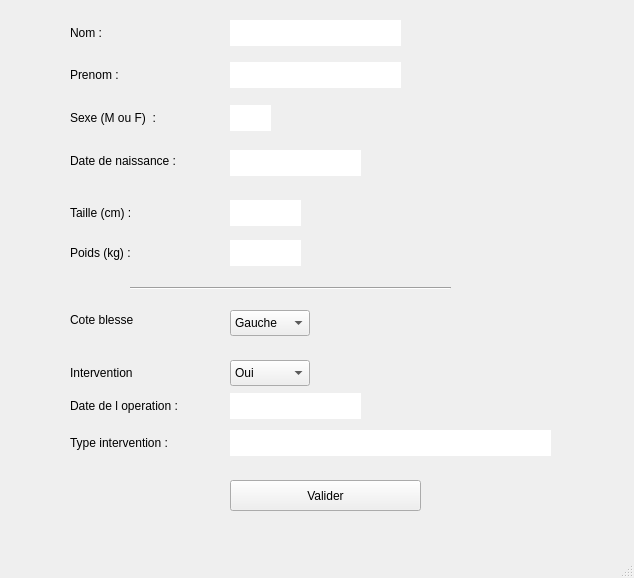
<?xml version="1.0" encoding="UTF-8"?>
<ui version="4.0">
 <class>ajoutPatient</class>
 <widget class="QMainWindow" name="ajoutPatient">
  <property name="geometry">
   <rect>
    <x>0</x>
    <y>0</y>
    <width>634</width>
    <height>578</height>
   </rect>
  </property>
  <property name="windowTitle">
   <string>MainWindow</string>
  </property>
  <widget class="QWidget" name="centralwidget">
   <widget class="QPushButton" name="pushButton">
    <property name="geometry">
     <rect>
      <x>230</x>
      <y>480</y>
      <width>191</width>
      <height>31</height>
     </rect>
    </property>
    <property name="text">
     <string>Valider</string>
    </property>
   </widget>
   <widget class="QLineEdit" name="lineEdit_nomPatient">
    <property name="geometry">
     <rect>
      <x>230</x>
      <y>20</y>
      <width>171</width>
      <height>26</height>
     </rect>
    </property>
    <property name="frame">
     <bool>false</bool>
    </property>
   </widget>
   <widget class="QLineEdit" name="lineEdit_prenom">
    <property name="geometry">
     <rect>
      <x>230</x>
      <y>62</y>
      <width>171</width>
      <height>26</height>
     </rect>
    </property>
    <property name="frame">
     <bool>false</bool>
    </property>
   </widget>
   <widget class="QLineEdit" name="lineEdit_sexe">
    <property name="geometry">
     <rect>
      <x>230</x>
      <y>105</y>
      <width>41</width>
      <height>26</height>
     </rect>
    </property>
    <property name="frame">
     <bool>false</bool>
    </property>
   </widget>
   <widget class="QLineEdit" name="lineEdit_typeIntervention">
    <property name="geometry">
     <rect>
      <x>230</x>
      <y>430</y>
      <width>321</width>
      <height>26</height>
     </rect>
    </property>
    <property name="frame">
     <bool>false</bool>
    </property>
   </widget>
   <widget class="QLineEdit" name="lineEdit_dateOperation">
    <property name="geometry">
     <rect>
      <x>230</x>
      <y>393</y>
      <width>131</width>
      <height>26</height>
     </rect>
    </property>
    <property name="frame">
     <bool>false</bool>
    </property>
   </widget>
   <widget class="QLineEdit" name="lineEdit_taille">
    <property name="geometry">
     <rect>
      <x>230</x>
      <y>200</y>
      <width>71</width>
      <height>26</height>
     </rect>
    </property>
    <property name="frame">
     <bool>false</bool>
    </property>
   </widget>
   <widget class="QLabel" name="label">
    <property name="geometry">
     <rect>
      <x>70</x>
      <y>105</y>
      <width>141</width>
      <height>26</height>
     </rect>
    </property>
    <property name="font">
     <font>
      <bold>false</bold>
     </font>
    </property>
    <property name="text">
     <string>Sexe (M ou F)  :</string>
    </property>
   </widget>
   <widget class="QLabel" name="label_dateOperation">
    <property name="geometry">
     <rect>
      <x>70</x>
      <y>393</y>
      <width>141</width>
      <height>26</height>
     </rect>
    </property>
    <property name="font">
     <font>
      <bold>false</bold>
     </font>
    </property>
    <property name="text">
     <string>Date de l operation :</string>
    </property>
   </widget>
   <widget class="QLabel" name="label_typeIntervention">
    <property name="geometry">
     <rect>
      <x>70</x>
      <y>430</y>
      <width>141</width>
      <height>26</height>
     </rect>
    </property>
    <property name="font">
     <font>
      <bold>false</bold>
     </font>
    </property>
    <property name="text">
     <string>Type intervention :</string>
    </property>
   </widget>
   <widget class="QLabel" name="label_4">
    <property name="geometry">
     <rect>
      <x>70</x>
      <y>240</y>
      <width>141</width>
      <height>26</height>
     </rect>
    </property>
    <property name="font">
     <font>
      <bold>false</bold>
     </font>
    </property>
    <property name="text">
     <string>Poids (kg) :</string>
    </property>
   </widget>
   <widget class="QLabel" name="label_5">
    <property name="geometry">
     <rect>
      <x>70</x>
      <y>200</y>
      <width>141</width>
      <height>26</height>
     </rect>
    </property>
    <property name="font">
     <font>
      <bold>false</bold>
     </font>
    </property>
    <property name="text">
     <string>Taille (cm) :</string>
    </property>
   </widget>
   <widget class="QLabel" name="label_6">
    <property name="geometry">
     <rect>
      <x>70</x>
      <y>62</y>
      <width>141</width>
      <height>26</height>
     </rect>
    </property>
    <property name="font">
     <font>
      <bold>false</bold>
     </font>
    </property>
    <property name="text">
     <string>Prenom :</string>
    </property>
   </widget>
   <widget class="QLabel" name="label_7">
    <property name="geometry">
     <rect>
      <x>70</x>
      <y>20</y>
      <width>141</width>
      <height>26</height>
     </rect>
    </property>
    <property name="font">
     <font>
      <bold>false</bold>
     </font>
    </property>
    <property name="text">
     <string>Nom :</string>
    </property>
   </widget>
   <widget class="QLineEdit" name="lineEdit_poids">
    <property name="geometry">
     <rect>
      <x>230</x>
      <y>240</y>
      <width>71</width>
      <height>26</height>
     </rect>
    </property>
    <property name="frame">
     <bool>false</bool>
    </property>
   </widget>
   <widget class="QLineEdit" name="lineEdit_dateNaissance">
    <property name="geometry">
     <rect>
      <x>230</x>
      <y>150</y>
      <width>131</width>
      <height>26</height>
     </rect>
    </property>
    <property name="frame">
     <bool>false</bool>
    </property>
   </widget>
   <widget class="QLabel" name="label_8">
    <property name="geometry">
     <rect>
      <x>70</x>
      <y>145</y>
      <width>141</width>
      <height>31</height>
     </rect>
    </property>
    <property name="font">
     <font>
      <bold>false</bold>
     </font>
    </property>
    <property name="text">
     <string>Date de naissance :</string>
    </property>
   </widget>
   <widget class="QLabel" name="label_9">
    <property name="geometry">
     <rect>
      <x>70</x>
      <y>360</y>
      <width>141</width>
      <height>26</height>
     </rect>
    </property>
    <property name="font">
     <font>
      <bold>false</bold>
     </font>
    </property>
    <property name="text">
     <string>Intervention</string>
    </property>
   </widget>
   <widget class="QComboBox" name="comboBox">
    <property name="geometry">
     <rect>
      <x>230</x>
      <y>360</y>
      <width>80</width>
      <height>26</height>
     </rect>
    </property>
    <item>
     <property name="text">
      <string>Oui</string>
     </property>
    </item>
    <item>
     <property name="text">
      <string>Non</string>
     </property>
    </item>
   </widget>
   <widget class="Line" name="line">
    <property name="geometry">
     <rect>
      <x>130</x>
      <y>280</y>
      <width>321</width>
      <height>16</height>
     </rect>
    </property>
    <property name="orientation">
     <enum>Qt::Horizontal</enum>
    </property>
   </widget>
   <widget class="QLabel" name="label_2">
    <property name="geometry">
     <rect>
      <x>70</x>
      <y>310</y>
      <width>121</width>
      <height>20</height>
     </rect>
    </property>
    <property name="text">
     <string>Cote blesse</string>
    </property>
   </widget>
   <widget class="QComboBox" name="comboBox_coteBlesse">
    <property name="geometry">
     <rect>
      <x>230</x>
      <y>310</y>
      <width>80</width>
      <height>26</height>
     </rect>
    </property>
    <item>
     <property name="text">
      <string>Gauche</string>
     </property>
    </item>
    <item>
     <property name="text">
      <string>Droit</string>
     </property>
    </item>
   </widget>
  </widget>
  <widget class="QMenuBar" name="menubar">
   <property name="geometry">
    <rect>
     <x>0</x>
     <y>0</y>
     <width>634</width>
     <height>26</height>
    </rect>
   </property>
  </widget>
  <widget class="QStatusBar" name="statusbar"/>
 </widget>
 <resources/>
 <connections/>
</ui>
